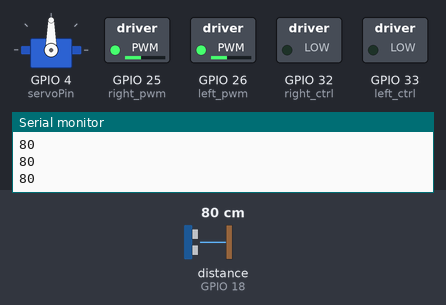
The sketch below on a simulated ESP32. Parts: servo, switched loads named in the sketch (green lamp = pin HIGH), the last lines printed to the serial monitor. Wiring (inferred from the names in the program): ultrasonic range finder: trigger GPIO 5; echo GPIO 18. Dashed ring = blinking. Inputs (shaded band) come from the test bench; at power-on: distance to the obstacle (sensor on GPIO 18) 80 cm. The echo pulse lasts 58.3 µs per cm; pins used as bus, display or sensor lines are not drawn.

Above: at 1.7 s.
1.8 s: distance to the obstacle (sensor on GPIO 18) set to 11 cm
3.3 s: distance to the obstacle (sensor on GPIO 18) set to 8 cm
At 5.1 s:
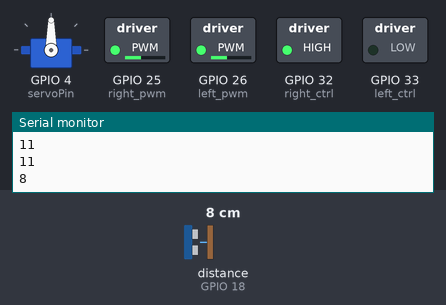
6.3 s: distance to the obstacle (sensor on GPIO 18) set to 2 cm
At 7.0 s:
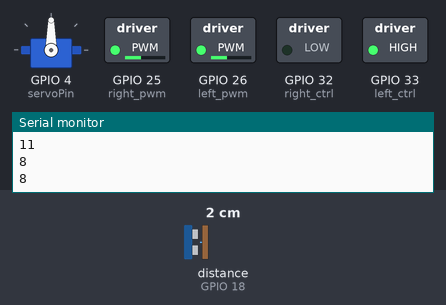
9.3 s: distance to the obstacle (sensor on GPIO 18) set to 18 cm
At 10.2 s:
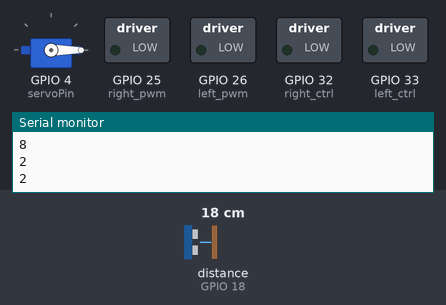
12.3 s: distance to the obstacle (sensor on GPIO 18) set to 4 cm
At 13.69 s:
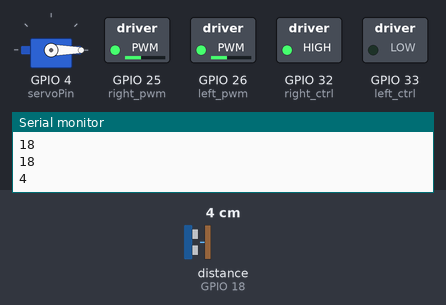
Timing chart, 0 to 16.3 s (numbered marks = the images above; inputs shaded):
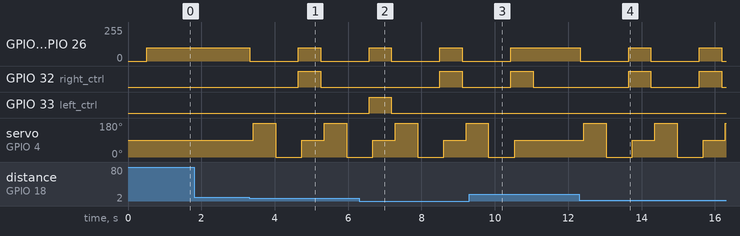

Measured:
- the behaviour switches between 10 and 9 cm on distance to the obstacle (sensor on GPIO 18) (found by bisection; images 0 and 1)
- after the input at 3.3 s, GPIO 25 (right_pwm), GPIO 26 (left_pwm): 100/255 → 0/255 at once, → 100/255 1.3 s later, → 0/255 0.61 s later; GPIO 32 (right_ctrl): LOW → HIGH after 1.3 s, → LOW 0.61 s later; servo on GPIO 4 (servoPin): 90° → 180° after 0.12 s, → 0° 0.61 s later, → 90° 0.71 s later, → 180° 0.61 s later, … (5 changes in this stretch)
- after the input at 6.3 s, GPIO 33 (left_ctrl): LOW → HIGH after 0.27 s, → LOW 0.61 s later
- after the input at 9.3 s, GPIO 25 (right_pwm), GPIO 26 (left_pwm): goes on until 10.4 s, then stays 100/255; servo on GPIO 4 (servoPin): goes on until 10.5 s, then stays 90°
- after the input at 12.3 s, GPIO 25 (right_pwm), GPIO 26 (left_pwm): alternates 100/255 for 0.61 s and 0/255 for 1.3 s, starting at once

The sketch:

Project_08_Avoid_Obstacles.ino
```cpp
//*************************************************************************************
/*
Project 08: avoid obstacles
*/
#include <ESP32Servo.h>
//motor
#define left_ctrl  33  //define direction control pins of the left motor as gpio33
#define left_pwm  26   //define PWM control pins of the left motor as gpio26.
#define right_ctrl  32 //define direction control pins of the right motor as gpio32.
#define right_pwm  25  //define PWM control pins of the right motor as gpio25

//ultrasonic sensor
#define TRIG_PIN 5 // Define the signal input of the ultrasonic sensor as gpio5.
#define ECHO_PIN 18 // Define the signal output of the ultrasonic sensor as gpio18.
long distance,a1,a2;//define three distance variables

//servo
const int servoPin = 4; //set the pin of the servo to gpio4.
Servo myservo;  // create servo object to control a servo

void setup() {
  pinMode(left_ctrl,OUTPUT); //set control pins of the left motor to OUTPUT
  ledcAttach(left_pwm, 1200, 8); //Set the frequency of left_pwm pin to 1200, PWM resolution to 8 that duty cycle is 256.
  pinMode(right_ctrl,OUTPUT); //set direction control pins of the right motor to OUTPUT..
  ledcAttach(right_pwm, 1200, 8); //Set the frequency of right_pwm pin to 1200, PWM resolution to 8 that duty cycle is 256.

  pinMode(TRIG_PIN,OUTPUT); //set TRIG_PIN to OUTPUT.
  pinMode(ECHO_PIN,INPUT); //set ECHO_PIN to INPUT.

  myservo.setPeriodHertz(50);           // standard 50 hz servo
  myservo.attach(servoPin, 500, 2500);  // attaches the servo on servoPin to the servo object.
  myservo.write(90);
  delay(500);
}

void loop()
 {
  avoid();//obstacle avoidance
}

float checkdistance() {
  digitalWrite(TRIG_PIN, LOW);
  delayMicroseconds(2);
  digitalWrite(TRIG_PIN, HIGH);
  delayMicroseconds(10);
  digitalWrite(TRIG_PIN, LOW);
  float distance = pulseIn(ECHO_PIN, HIGH) / 58.00;
  delay(10);
  return distance;
}

void avoid()
{
  distance = checkdistance(); //Get the value of ultrasonic distance
  Serial.println(distance);
  if((distance < 10)&&(distance != 0))//if 0<distance<10
  {
    car_Stop();//stop
    delay(100);
    myservo.write(180);  //the servo turns to 180°.
    delay(500);
    a1=checkdistance();//Measuring distance
    delay(100);
    myservo.write(0); //the servo turns to 0°.
    delay(500);
    a2=checkdistance();//Measuring distance
    delay(100);

    if(a1 > a2)//
    {
      car_left();//turn left
      delay(100);
      myservo.write(90); //the initial angle of the servo is set to 90° .
      delay(500);
    }
    else//if left distance < right distance
    {
      car_right();//turn right
      delay(100);
      myservo.write(90); //the initial angle of the servo is set to 90° .
      delay(500);
    }
  }
  else//
  {
    car_front();//go forward
  }
}

void car_front()//define the state of going forward
{
  digitalWrite(left_ctrl,LOW); //set direction control pins of the left motor to LOW.
  ledcWrite(left_pwm, 100); //the left motor outputs PWM 100
  digitalWrite(right_ctrl,LOW); //set control pins of the right motor to LOW.
  ledcWrite(right_pwm, 100); //the right motor outputs PWM 100
}
void car_back()//define the state of going back
{
  digitalWrite(left_ctrl,HIGH); //set direction control pins of the left motor to HIGH..
  ledcWrite(left_pwm, 100); //the left motor outputs PWM 100
  digitalWrite(right_ctrl,HIGH); //set control pins of the right motor to HIGH..
  ledcWrite(right_pwm, 100); //the right motor outputs PWM 100
}
void car_left()//define the state of turning left
{
  digitalWrite(left_ctrl,HIGH); //set direction control pins of the left motor to HIGH..
  ledcWrite(left_pwm, 100); //the left motor outputs PWM 100
  digitalWrite(right_ctrl,LOW); //set control pins of the right motor to LOW.
  ledcWrite(right_pwm, 100); //the right motor outputs PWM 100
}
void car_right()//define the state of turning right
{
  digitalWrite(left_ctrl,LOW); //set direction control pins of the left motor to LOW.
  ledcWrite(left_pwm, 100); //the left motor outputs PWM 100
  digitalWrite(right_ctrl,HIGH); //set control pins of the right motor to HIGH..
  ledcWrite(right_pwm, 100); //the right motor outputs PWM 100
}
void car_Stop()//define the state of stopping
{
  digitalWrite(left_ctrl,LOW);//set direction control pins of the left motor to LOW.
  ledcWrite(left_pwm, 0); //the left motor outputs PWM 0
  digitalWrite(right_ctrl,LOW);//set control pins of the right motor to LOW.
  ledcWrite(right_pwm, 0); //the right motor outputs PWM 0
}
//*************************************************************************************
```
